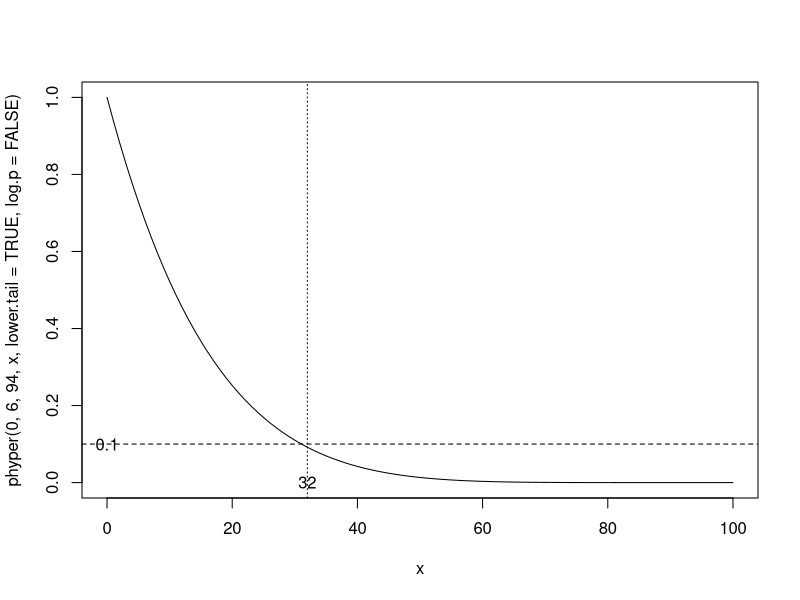
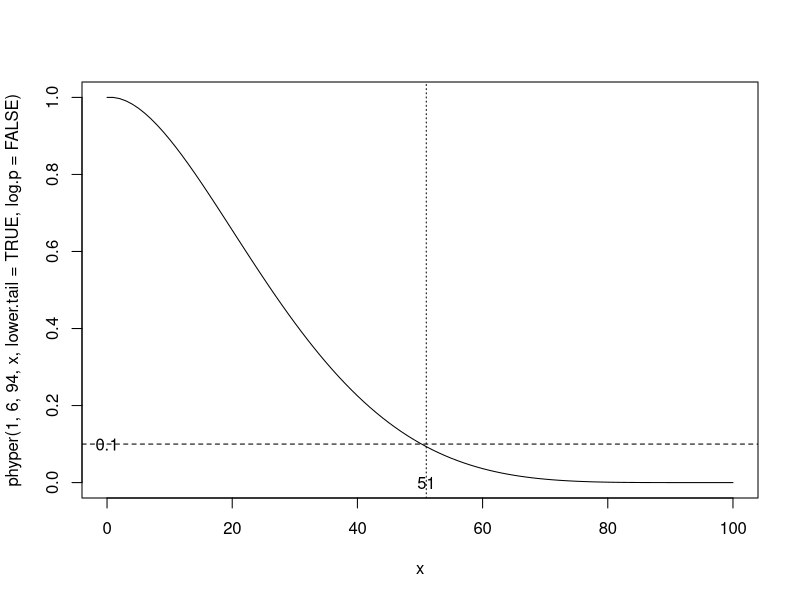
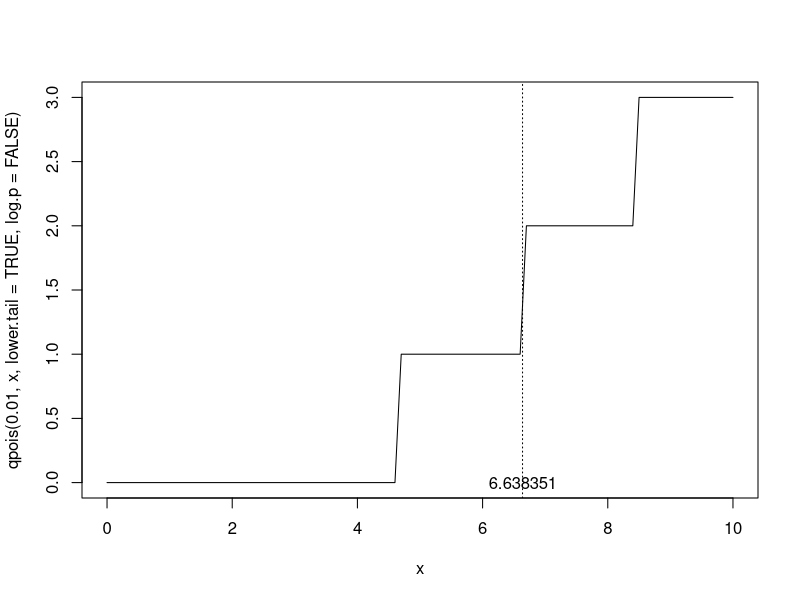
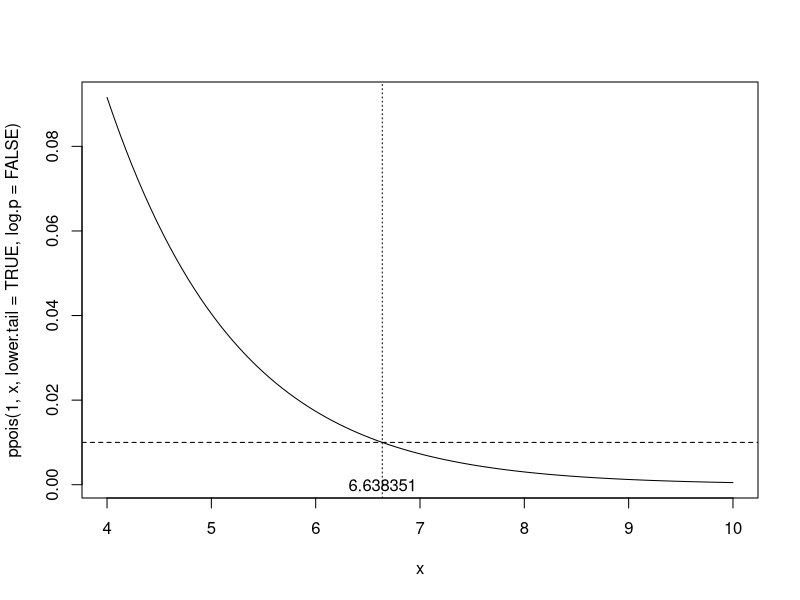

Recreate these plots in R, in order.
## ---- chunk 1
# by bisection method
# when K up to 32, the probability of no defective part is smaller than 0.1.
dhyper(0, 6, 94, 32, log = FALSE)
# when K down to 31, the defective might not be chose on 0.1 probability.
qhyper(0.1, 6, 94, 31, lower.tail = TRUE, log.p = FALSE)

# by function of phyper
uniroot(function(k)(phyper(0, 6, 94, k, lower.tail = TRUE, log.p = FALSE)-0.1), lower=0, upper=100)$root

curve(phyper(0, 6, 94, x, lower.tail = TRUE, log.p = FALSE), 0, 100); text(0,0.1, "0.1"); abline(h = 0.1, lty = 2); text(32,0, "32"); abline(v = 32, lty = 3)

# by resolving equation
uniroot(function(k)(((100-k)*(99-k)*(98-k)*(97-k)*(96-k)*(95-k))/(100*99*98*97*96*95)-0.1), lower=0, upper=100)$root



## ---- chunk 2
# by function of phyper
uniroot(function(k)(phyper(1, 6, 94, k, lower.tail = TRUE, log.p = FALSE)-0.1), lower=1, upper=100)$root

curve(phyper(1, 6, 94, x, lower.tail = TRUE, log.p = FALSE), 0, 100); text(0,0.1, "0.1"); abline(h = 0.1, lty = 2); text(51,0, "51"); abline(v = 51, lty = 3)

# by resolving equation
uniroot(function(k)(((95+5*k)*(100-k)*(99-k)*(98-k)*(97-k)*(96-k))/(100*99*98*97*96*95)-0.1), lower=0, upper=100)$root

## ---- chunk 3
# by resolving equation
uniroot(function(x)(exp(x)-100*x-100), lower=0, upper=1000)$root
# by bisection method
# when lambda down to 6, a randomly chosen cookie only has one chocolate chip on 0.01 probability.
qpois(0.01, 6, lower.tail = TRUE, log.p = FALSE)
curve(qpois(0.01, x, lower.tail = TRUE, log.p = FALSE), from=0,to=10); text(6.64,0, "6.638351"); abline(v = 6.638351, lty = 3)

# by function of ppois
uniroot(function(x)(ppois(1, x, lower.tail = TRUE, log.p = FALSE)-0.01), lower=0, upper=100)$root
curve(ppois(1, x, lower.tail = TRUE, log.p = FALSE), from=4,to=10); abline(h = 0.01, lty = 2); text(6.64,0, "6.638351"); abline(v = 6.638351, lty = 3)
